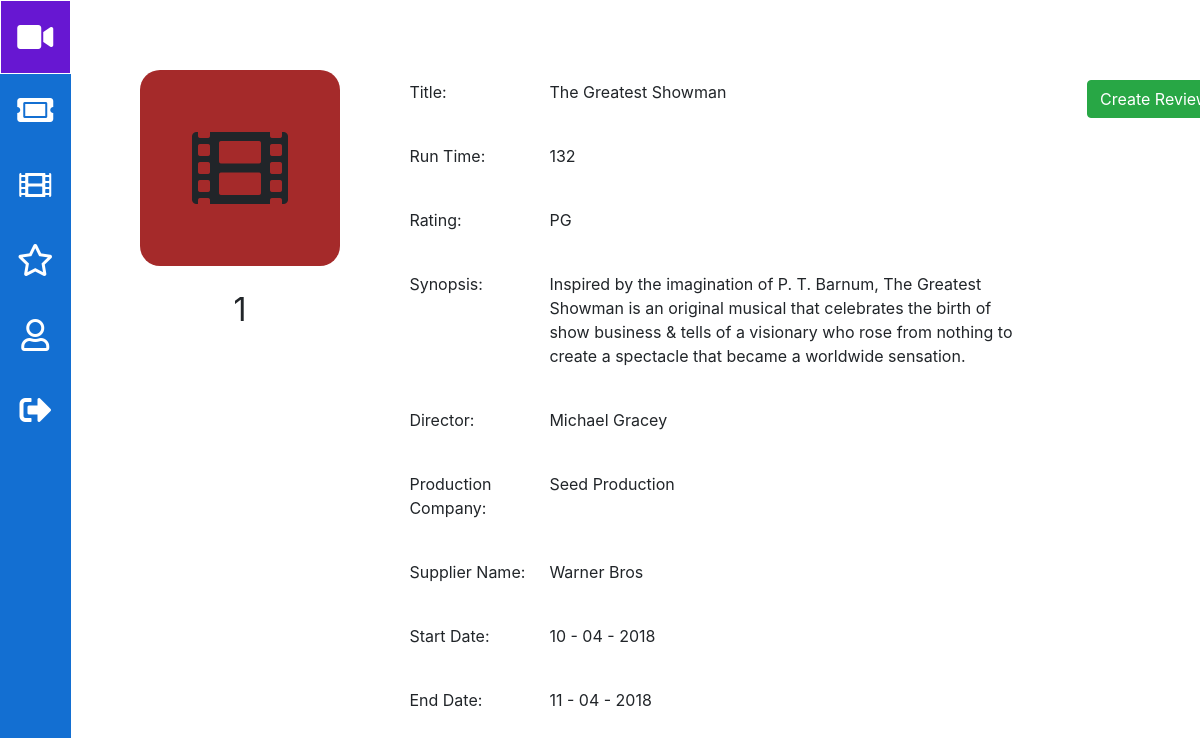
/movie/?movie_id=1 (signed in), run on the app's committed database.
### tables this page shows
CREATE TABLE Movie
(
  title VARCHAR(50) NOT NULL,
  run_time NUMERIC NOT NULL,
  rating VARCHAR(5) NOT NULL,
  synopsis VARCHAR(1000) NOT NULL,
  director VARCHAR(50) NOT NULL,
  production_company VARCHAR(50) NOT NULL,
  supplier_name VARCHAR(50) NOT NULL,
  start_date NUMERIC NOT NULL,
  end_date NUMERIC NOT NULL,
  id INT NOT NULL AUTO_INCREMENT,
  PRIMARY KEY (id));

### movie/index.php (the view, shortened to what this page needs)
<?php
  include '../components/sql-connect.php';
  $movie_info = [];
  $movie_id = 0;
  $movie_edit = false;
  $url = 'http://' . $_SERVER['SERVER_NAME'] . $_SERVER['REQUEST_URI'];
  foreach (parse_url($url) as &$item) {
    if (strpos($item, 'movie_id=') !== false) {
      $movie_id = str_replace("movie_id=", "", $item);
    } else if (strpos($item, 'edit_id=') !== false) {
      $movie_id = str_replace("edit_id=", "", $item);
      $_SESSION["edit_movie_id"] = $movie_id;
      $movie_edit = true;
    }
  };
  $get_movie_info = "SELECT id, title, run_time, rating, synopsis, director, production_company, supplier_name, start_date, end_date FROM movie WHERE id='" . $movie_id . "'";
  $result = $conn->query($get_movie_info);
  if ($result->num_rows > 0) {
    while($row = $result->fetch_assoc()) {
      $movie_info = $row;
    }
  }
  $start_date_year = "";
  $start_date_month = "";
  $start_date_day = "";
  $end_date_year = "";
  $end_date_month = "";
  $end_date_day = "";
  if (strlen($movie_info["start_date"]) == 7) {
    $start_date_year = substr($movie_info["start_date"], 3, 4);
    $start_date_month = substr($movie_info["start_date"], 1, 2);
    $start_date_day = "0" . substr($movie_info["start_date"], 0, 1);
  } else {
    $start_date_year = substr($movie_info["start_date"], 4, 4);
    $start_date_month = substr($movie_info["start_date"], 2, 2);
    $start_date_day = substr($movie_info["start_date"], 0, 2);
  }
  if (strlen($movie_info["end_date"]) == 7) {
    $end_date_year = substr($movie_info["end_date"], 3, 4);
    $end_date_month = substr($movie_info["end_date"], 1, 2);
    $end_date_day = "0" . substr($movie_info["end_date"], 0, 1);
  } else {
    $end_date_year = substr($movie_info["end_date"], 4, 4);
    $end_date_month = substr($movie_info["end_date"], 2, 2);
    $end_date_day = substr($movie_info["end_date"], 0, 2);
  }
  $start_date = $start_date_day . " - " . $start_date_month . " - " . $start_date_year;
  $end_date = $end_date_day . " - " . $end_date_month . " - " . $end_date_year;
?>
<html>
  <head>
    <link rel="stylesheet" type="text/css" media="screen" href="movie.css" />
    <?php include '../components/head-contents.php'; ?>
  </head>
  <body>
    <?php include '../components/side-menu.php'; ?>
    <main class="movie-content">
      <div class="movie-picture-section">
        <div class="movie-default-image"><i class="fas fa-film" id="movie-image" title="Movie"></i></div>
        <div class="movie-account-number"><?php echo $movie_info["id"]; ?></div>
      </div>
      <div class="movie-info-section">
        <?php if (!$movie_edit) { ?>
        <div class="movie-info-title">
          <div class="movie-info-title-badge">Title:</div>
          <div class="movie-info-title-field"><?php echo $movie_info["title"]; ?></div>
        </div>
        <div class="movie-info-run-time">
          <div class="movie-info-run-time-badge">Run Time:</div>
          <div class="movie-info-run-time-field"><?php echo $movie_info["run_time"]; ?></div>
        </div>
        <div class="movie-info-rating">
          <div class="movie-info-rating-badge">Rating:</div>
          <div class="movie-info-rating-field"><?php echo $movie_info["rating"]; ?></div>
        </div>
        <div class="movie-info-synopsis">
          <div class="movie-info-synopsis-badge">Synopsis:</div>
          <div class="movie-info-synopsis-field"><?php echo $movie_info["synopsis"]; ?></div>
        </div>
        <div class="movie-info-director">
          <div class="movie-info-director-badge">Director:</div>
          <div class="movie-info-director-field"><?php echo $movie_info["director"]; ?></div>
        </div>
        <div class="movie-info-production-company">
          <div class="movie-info-production-company-badge">Production Company:</div>
          <div class="movie-info-production-company-field"><?php echo $movie_info["production_company"]; ?></div>
        </div>
        <div class="movie-info-supplier-name">
          <div class="movie-info-supplier-name-badge">Supplier Name:</div>
          <div class="movie-info-supplier-name-field"><?php echo $movie_info["supplier_name"]; ?></div>
        </div>
        <div class="movie-info-start-date">
          <div class="movie-info-start-date-badge">Start Date:</div>
          <div class="movie-info-start-date-field"><?php echo $start_date; ?></div>
        </div>
        <div class="movie-info-end-date">
          <div class="movie-info-end-date-badge">End Date:</div>
          <div class="movie-info-end-date-field"><?php echo $end_date; ?></div>
        </div>
      </div>
        <?php }
          if (!$movie_edit) {
        ?>
        <div class="movie-edit-section">
          <div>
            <button id="movie-create-button" type="button" class="btn btn-success" onclick="location.href = '/CISC332/review-create/?movie_id=<?php echo $movie_info['id']; ?>';">Create Review</button>
          </div>
          <?php
          }
          ?>
        </div>
    </main>
  </body>
</html>

### movie/movie.css (style rules this page uses)
body { display: flex; margin: 0px; }
.movie-content { display: grid; grid-template-columns: 30% 60% 10%; grid-template-areas: "movie-picture-section movie-info-section movie-edit-section"; height: 100vh; width: 100%; }
.movie-picture-section { grid-area: movie-picture-section; padding: 20px; text-align: center; }
.movie-info-section { grid-area: movie-info-section; }
.movie-edit-section { grid-area: movie-edit-section; }
.movie-default-image { width: 100%; max-width: 200px; margin: 50px auto 0; background-color: brown; padding-top: 50px; padding-bottom: 50px; border-radius: 20px; }
.movie-account-number { font-size: 2em; margin-top: 20px; }
#movie-image { font-size: 6em; margin: 0 auto; }
.movie-info-title { display: flex; width: 100%; margin-top: 80px; }
.movie-info-title-badge { width: 140px; }
.movie-info-run-time { display: flex; width: 100%; margin-top: 40px; }
.movie-info-run-time-badge { width: 140px; }
.movie-info-rating { display: flex; width: 100%; margin-top: 40px; }
.movie-info-rating-badge { width: 140px; }
.movie-info-synopsis { display: flex; width: 100%; margin-top: 40px; }
.movie-info-synopsis-badge { width: 140px; }
.movie-info-synopsis-field { width: 70%; }
.movie-info-director { display: flex; width: 100%; margin-top: 40px; }
.movie-info-director-badge { width: 140px; }
.movie-info-production-company { display: flex; width: 100%; margin-top: 40px; }
.movie-info-production-company-badge { width: 140px; }
.movie-info-supplier-name { display: flex; width: 100%; margin-top: 40px; }
.movie-info-supplier-name-badge { width: 140px; }
.movie-info-start-date { display: flex; width: 100%; margin-top: 40px; }
.movie-info-start-date-badge { width: 140px; }
.movie-info-end-date { display: flex; width: 100%; margin-top: 40px; }
.movie-info-end-date-badge { width: 140px; }
#movie-create-button { margin: 80px auto 0; }

### data on the page
movie: id "1", title "The Greatest Showman", run_time "132", rating "PG", synopsis "Inspired by the imagination of P. T. Barnum, The Greatest Showman is an original musical that celebrates the birth of show business & tells of a visionary who rose from nothing to create a spectacle that became a worldwide sensation.", director "Michael Gracey", production_company "Seed Production", supplier_name "Warner Bros", start_date "10 - 04 - 2018", end_date "11 - 04 - 2018"
